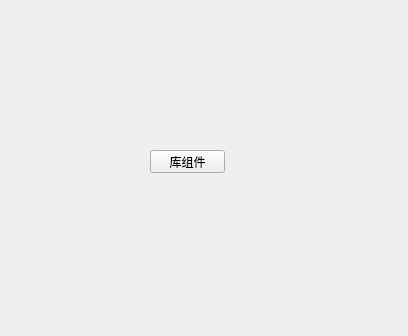
<?xml version="1.0" encoding="UTF-8"?>
<ui version="4.0">
 <class>qwdialogpen</class>
 <widget class="QFrame" name="qwdialogpen">
  <property name="geometry">
   <rect>
    <x>0</x>
    <y>0</y>
    <width>408</width>
    <height>336</height>
   </rect>
  </property>
  <property name="windowTitle">
   <string>Frame</string>
  </property>
  <widget class="QPushButton" name="pushButton">
   <property name="geometry">
    <rect>
     <x>150</x>
     <y>150</y>
     <width>75</width>
     <height>23</height>
    </rect>
   </property>
   <property name="text">
    <string>库组件</string>
   </property>
  </widget>
 </widget>
 <resources/>
 <connections/>
</ui>
